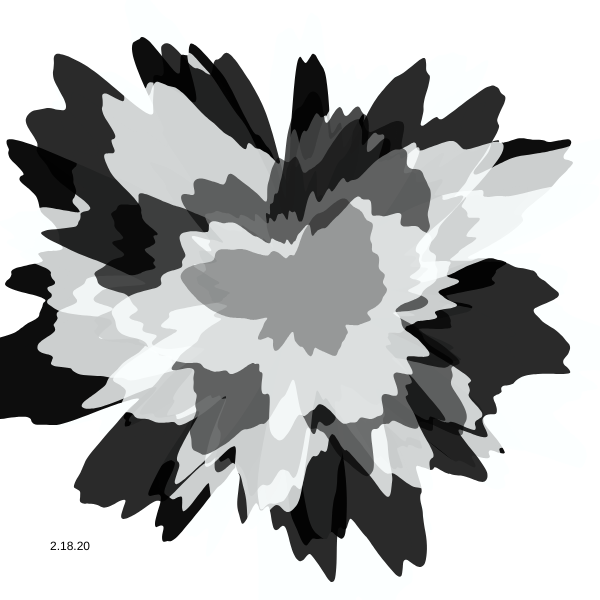
Frame 1 (no input)
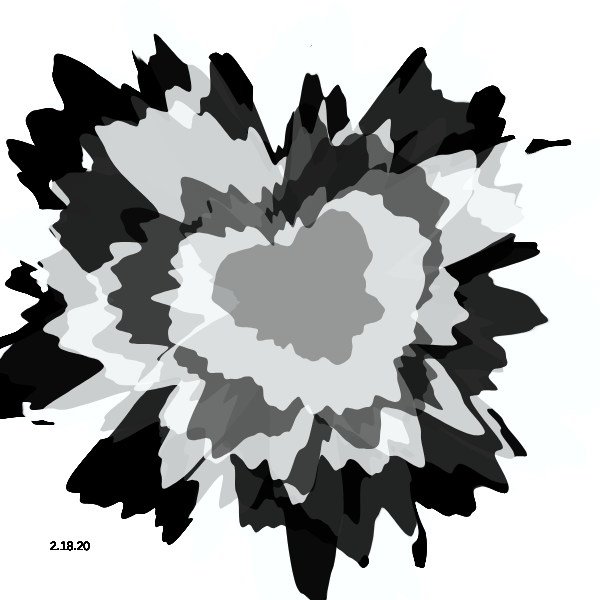
Frame 60 (no input)
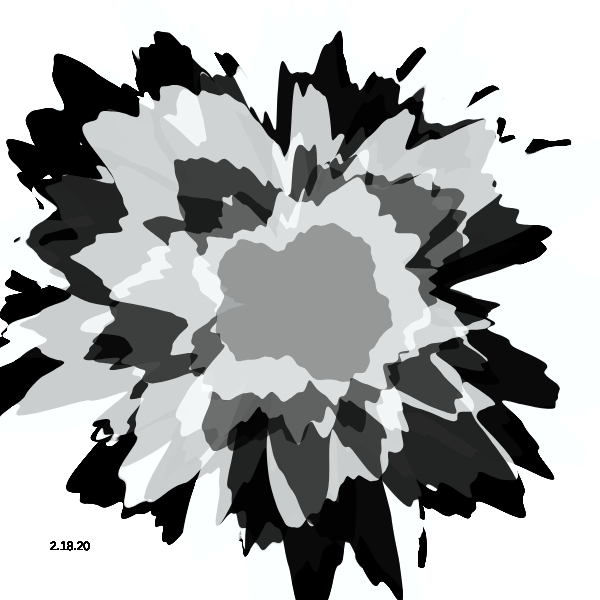
Frame 120 (the mouse pressed at the canvas centre since frame 60)

The p5.js sketch that drew these frames (run headless with seeded random() and noise() and a simulated clock; from frame 60 on, the mouse is pressed at the canvas centre):

// p5.js sketch
// ── sketch.js
// By Roni Kaufman

let kMax;
let step;
let n = 10; // number of blobs
let radius = 0; // diameter of the circle
let inter = 1; // difference between the sizes of two blobs
let maxNoise = 500;

let noiseProg = (x) => (sqrt(x));

function setup() {
  createCanvas(600, 600);
  colorMode(RGB, 1);
  angleMode(DEGREES);
  //noFill();
  //noLoop();
  kMax = 4;
  step = 1;
  strokeWeight(2);
  stroke(0);
  // fill(255, 0, 0);
  // rect(0, 0, width, height);
}

function draw() {
  // background(0);
  let t = frameCount/200;
  noStroke();
  for (let i = n; i >= 1; i--) {
    let alpha = 1 - noiseProg(i / n);
    if (i % 2 === 0) {
      fill(0.99, 1, 1, 0.8);
      noStroke();
    } else {
      fill(0, 1 - alpha);
      //stroke(0.99, 1, 1, 0.8);
    }
    let size = radius*2 + i * inter;
    let k = kMax * sqrt(i/n);
    let noisiness = maxNoise * noiseProg(i / n);
    blob(size, width/2, height/2, k, t + i * step, noisiness);
  }
    // noStroke();
  fill(0);
  text("2.18.20", 50, height - 50);
}

function blob(size, xCenter, yCenter, k, t, noisiness) {
  beginShape();
  let angleStep = 360 / 500;
  for (let theta = 0; theta < 360; theta += angleStep) {
    let r1, r2;
    /*
    if (theta < PI / 2) {
      r1 = cos(theta);
      r2 = 1;
    } else if (theta < PI) {
      r1 = 0;
      r2 = sin(theta);
    } else if (theta < 3 * PI / 2) {
      r1 = sin(theta);
      r2 = 0;
    } else {
      r1 = 1;
      r2 = cos(theta);
    }
    */
    r1 = cos(theta)+1;
    r2 = sin(theta)+1;
    let r = size + noise(k * r1,  k * r2, t) * noisiness;
    let x = xCenter + r * cos(theta);
    let y = yCenter + r * sin(theta);
    curveVertex(x, y);
  }
  endShape(CLOSE);
}
